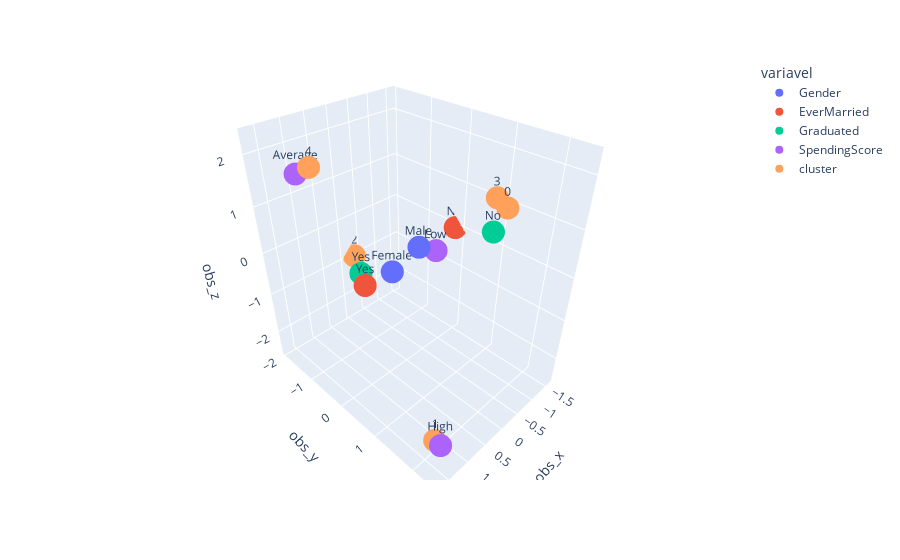

Notebook cell for this chart:
### Code cell
import numpy as np
import plotly.express as px 

# Getting standard coordinates of variables categories

coord_padrao = mca.column_coordinates(df_quali)/np.sqrt(mca.eigenvalues_)
print(coord_padrao)

# Ploting perceptual map (standard coordinates)



chart = coord_padrao.reset_index()
var_chart = pd.Series(chart['index'].str.split('_', expand=True).iloc[:,0])

nome_categ=[]
for col in df_quali:
    nome_categ.append(df_quali[col].sort_values(ascending=True).unique())
    categorias = pd.DataFrame(nome_categ).stack().reset_index()

chart_df_mca = pd.DataFrame({'categoria': chart['index'],
                             'obs_x': chart[0],
                             'obs_y': chart[1],
                             'obs_z': chart[2],
                             'variavel': var_chart,
                             'categoria_id': categorias[0]})

# Segundo passo: gerar o gráfico de pontos

fig = px.scatter_3d(chart_df_mca, 
                    x='obs_x', 
                    y='obs_y', 
                    z='obs_z',
                    color='variavel',
                    text=chart_df_mca.categoria_id)
fig.show()

### Figure 1 — Plotly figure (JSON) as saved in the notebook; plotly's stock layout.template omitted (floating-point values rounded to 4 significant figures)
{"data": [{"hovertemplate": "variavel=Gender<br>obs_x=%{x}<br>obs_y=%{y}<br>obs_z=%{z}<br>categoria_id=%{text}<extra></extra>", "legendgroup": "Gender", "marker": {"color": "#636efa", "symbol": "circle"}, "mode": "markers+text", "name": "Gender", "scene": "scene", "showlegend": true, "text": ["Female", "Male"], "type": "scatter3d", "x": [-0.2365, 0.1918], "y": [-0.6539, 0.5301], "z": [-0.7379, 0.5982]}, {"hovertemplate": "variavel=EverMarried<br>obs_x=%{x}<br>obs_y=%{y}<br>obs_z=%{z}<br>categoria_id=%{text}<extra></extra>", "legendgroup": "EverMarried", "marker": {"color": "#EF553B", "symbol": "circle"}, "mode": "markers+text", "name": "EverMarried", "scene": "scene", "showlegend": true, "text": ["No", "Yes"], "type": "scatter3d", "x": [-1.601, 1.101], "y": [-0.1627, 0.1119], "z": [-0.04112, 0.02829]}, {"hovertemplate": "variavel=Graduated<br>obs_x=%{x}<br>obs_y=%{y}<br>obs_z=%{z}<br>categoria_id=%{text}<extra></extra>", "legendgroup": "Graduated", "marker": {"color": "#00cc96", "symbol": "circle"}, "mode": "markers+text", "name": "Graduated", "scene": "scene", "showlegend": true, "text": ["No", "Yes"], "type": "scatter3d", "x": [-0.7634, 0.4529], "y": [1.381, -0.8194], "z": [0.8613, -0.511]}, {"hovertemplate": "variavel=SpendingScore<br>obs_x=%{x}<br>obs_y=%{y}<br>obs_z=%{z}<br>categoria_id=%{text}<extra></extra>", "legendgroup": "SpendingScore", "marker": {"color": "#ab63fa", "symbol": "circle"}, "mode": "markers+text", "name": "SpendingScore", "scene": "scene", "showlegend": true, "text": ["Average", "High", "Low"], "type": "scatter3d", "x": [1.424, 1.611, -1.007], "y": [-1.121, 2.434, -0.1492], "z": [1.836, -1.708, -0.335]}, {"hovertemplate": "variavel=cluster<br>obs_x=%{x}<br>obs_y=%{y}<br>obs_z=%{z}<br>categoria_id=%{text}<extra></extra>", "legendgroup": "cluster", "marker": {"color": "#FFA15A", "symbol": "circle"}, "mode": "markers+text", "name": "cluster", "scene": "scene", "showlegend": true, "text": [0, 1, 2, 3, 4], "type": "scatter3d", "x": [-1.225, 1.164, -0.2593, -1.388, 1.697], "y": [1.311, 1.914, -1.937, 0.9567, -0.2705], "z": [1.123, -2.508, -0.9505, 1.135, 2.302]}], "layout": {"legend": {"title": {"text": "variavel"}, "tracegroupgap": 0}, "margin": {"t": 60}, "scene": {"domain": {"x": [0, 1], "y": [0, 1]}, "xaxis": {"title": {"text": "obs_x"}}, "yaxis": {"title": {"text": "obs_y"}}, "zaxis": {"title": {"text": "obs_z"}}}}}
